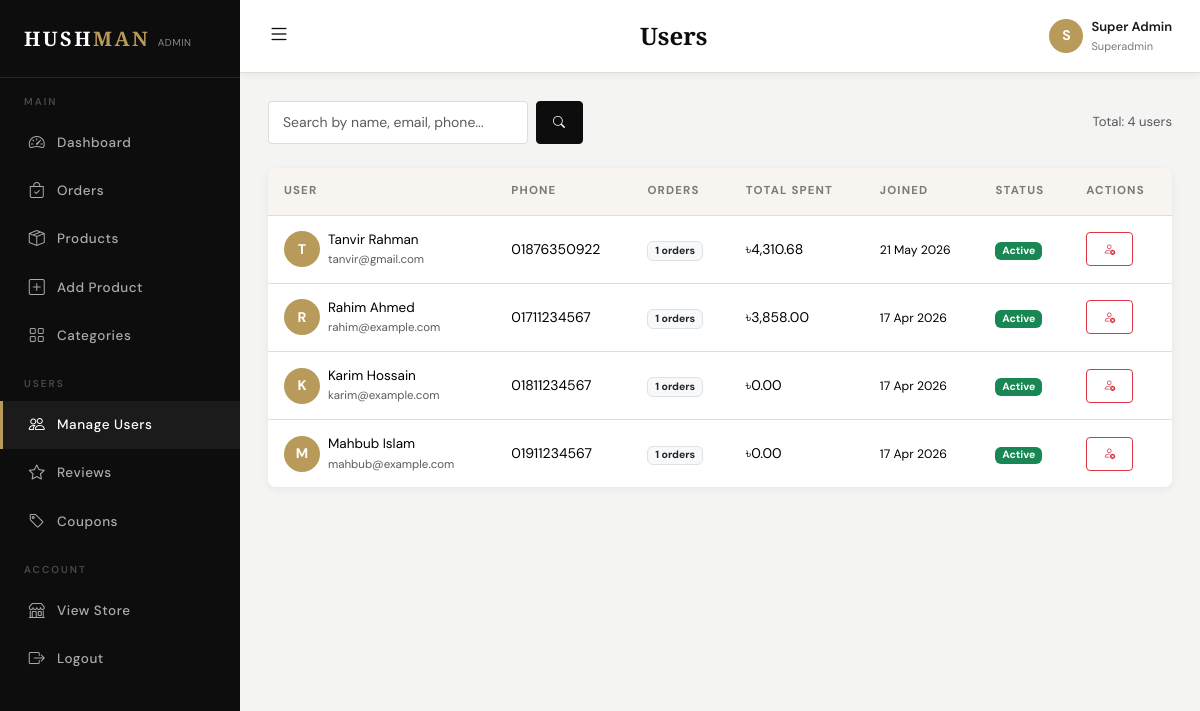
Page /admin/users.php (signed in) on the committed database.
### tables this page shows
CREATE TABLE `users` (
  `id` int(11) NOT NULL,
  `name` varchar(100) NOT NULL,
  `email` varchar(150) NOT NULL,
  `password` varchar(255) NOT NULL,
  `phone` varchar(20) DEFAULT NULL,
  `address` text DEFAULT NULL,
  `city` varchar(100) DEFAULT NULL,
  `country` varchar(100) DEFAULT 'Bangladesh',
  `profile_image` varchar(255) DEFAULT 'default-user.png',
  `is_active` tinyint(1) DEFAULT 1,
  `created_at` timestamp NOT NULL DEFAULT current_timestamp(),
  `updated_at` timestamp NOT NULL DEFAULT current_timestamp() ON UPDATE current_timestamp()
);

### includes/functions.php (called while the page is built, shortened)
<?php
function formatPrice($price) {
    return CURRENCY . number_format($price, 2);
}
?>

### admin/users.php (the view, shortened to what this page needs)
<?php
require_once __DIR__ . '/../includes/functions.php';
$db = getDB();
$search = trim($_GET['search'] ?? '');
$page   = max(1, (int)($_GET['page'] ?? 1));
$perPage = 15; $offset = ($page-1) * $perPage;
$where  = $search ? "WHERE name LIKE ? OR email LIKE ? OR phone LIKE ?" : "";
$params = $search ? ["%$search%","%$search%","%$search%"] : [];
$total      = $db->prepare("SELECT COUNT(*) FROM users $where"); $total->execute($params);
$totalCount = $total->fetchColumn(); $totalPages = ceil($totalCount / $perPage);
$params[]   = $perPage; $params[] = $offset;
$users = $db->prepare("SELECT u.*, (SELECT COUNT(*) FROM orders WHERE user_id=u.id) as order_count, (SELECT COALESCE(SUM(final_amount),0) FROM orders WHERE user_id=u.id AND order_status='delivered') as total_spent FROM users u $where ORDER BY u.created_at DESC LIMIT ? OFFSET ?");
$users->execute($params); $users = $users->fetchAll();
require_once __DIR__ . '/header.php';
?>
<div class="d-flex justify-content-between align-items-center mb-4">
    <form method="GET" class="d-flex gap-2">
        <input type="text" name="search" class="form-control form-control-sm" placeholder="Search by name, email, phone..." value="<?= htmlspecialchars($search) ?>" style="width:260px">
        <button type="submit" class="btn btn-sm btn-primary"><i class="bi bi-search"></i></button>
    </form>
    <span class="text-muted small">Total: <?= $totalCount ?> users</span>
</div>
<div class="admin-table">
    <table class="table table-hover mb-0">
        <thead>
            <tr><th>User</th><th>Phone</th><th>Orders</th><th>Total Spent</th><th>Joined</th><th>Status</th><th>Actions</th></tr>
        </thead>
        <tbody>
            <?php if(empty($users)): ?>
            <tr><td colspan="7" class="text-center py-5 text-muted">No users found.</td></tr>
            <?php else: ?>
            <?php foreach($users as $user): ?>
            <tr>
                <td>
                    <div class="d-flex align-items-center gap-2">
                        <div style="width:36px;height:36px;border-radius:50%;background:var(--gold);display:flex;align-items:center;justify-content:center;color:#fff;font-weight:700;font-size:14px;flex-shrink:0">
                            <?= strtoupper(substr($user['name'],0,1)) ?>
                        </div>
                        <div>
                            <div class="fw-600" style="font-size:13.5px"><?= htmlspecialchars($user['name']) ?></div>
                            <div class="text-muted" style="font-size:11.5px"><?= htmlspecialchars($user['email']) ?></div>
                        </div>
                    </div>
                </td>
                <td><?= htmlspecialchars($user['phone'] ?? '—') ?></td>
                <td><span class="badge bg-light text-dark border"><?= $user['order_count'] ?> orders</span></td>
                <td class="fw-600"><?= formatPrice($user['total_spent']) ?></td>
                <td><small><?= date('d M Y', strtotime($user['created_at'])) ?></small></td>
                <td>
                    <span class="badge <?= $user['is_active'] ? 'bg-success' : 'bg-danger' ?>">
                        <?= $user['is_active'] ? 'Active' : 'Blocked' ?>
                    </span>
                </td>
                <td>
                    <a href="users.php?toggle=<?= $user['id'] ?>" class="btn btn-sm btn-outline-<?= $user['is_active'] ? 'danger' : 'success' ?>" title="<?= $user['is_active'] ? 'Block' : 'Activate' ?>">
                        <i class="bi bi-<?= $user['is_active'] ? 'person-x' : 'person-check' ?>"></i>
                    </a>
                </td>
            </tr>
            <?php endforeach; ?>
            <?php endif; ?>
        </tbody>
    </table>
</div>
<?php require_once __DIR__ . '/footer.php'; ?>

### assets/css/style.css (style rules this page uses)
:root { --black: #0d0d0d; --dark: #1a1a1a; --mid: #3a3a3a; --muted: #7a7a7a; --border: #e0ddd8; --ivory: #f8f5f0; --cream: #fdf9f4; --white: #ffffff; --gold: #b89a5a; --gold-light: #d4b87a; --danger: #c0392b; --ff-display: 'Cormorant Garamond', Georgia, serif; --ff-body: 'DM Sans', system-ui, sans-serif; --shadow-sm: 0 2px 8px rgba(0,0,0,0.06); --shadow: 0 4px 20px rgba(0,0,0,0.10); --shadow-lg: 0 8px 40px rgba(0,0,0,0.14); --radius: 4px; --radius-lg: 8px; --transition: 0.25s ease; }
*, *::before, *::after { box-sizing: border-box; }
html { scroll-behavior: smooth; }
body { font-family: var(--ff-body); font-size: 15px; color: var(--dark); background: var(--white); line-height: 1.65; }
a { color: inherit; text-decoration: none; transition: color var(--transition); }
.btn { font-family: var(--ff-body); font-weight: 500; font-size: 13px; letter-spacing: 0.08em; text-transform: uppercase; border-radius: var(--radius); padding: 10px 24px; transition: all var(--transition); }
.btn-primary { background: var(--black); border-color: var(--black); color: var(--white); }
.btn-sm { padding: 7px 16px; font-size: 12px; }
.form-control, .form-select { border: 1.5px solid var(--border); border-radius: var(--radius); padding: 10px 14px; font-size: 14px; font-family: var(--ff-body); color: var(--dark); background: var(--white); transition: border-color var(--transition); }
.admin-table { background: var(--white); border-radius: var(--radius-lg); overflow: hidden; box-shadow: var(--shadow-sm); }
.admin-table table { margin: 0; }
.admin-table thead th { background: var(--ivory); font-size: 11.5px; font-weight: 700; letter-spacing: 0.1em; text-transform: uppercase; color: var(--muted); border-bottom: 1px solid var(--border); padding: 14px 16px; }
.admin-table tbody td { padding: 13px 16px; vertical-align: middle; font-size: 14px; border-bottom: 1px solid var(--border); }
.admin-table tbody tr:last-child td { border-bottom: none; }

### rows in the picture
users: name "T", name "Tanvir Rahman", email "tanvir@gmail.com", phone "01876350922", order_count "1", total_spent "৳4,310.68", created_at "21 May 2026", is_active "Active"
users: name "R", name "Rahim Ahmed", email "rahim@example.com", phone "01711234567", order_count "1", total_spent "৳3,858.00", created_at "17 Apr 2026", is_active "Active"
users: name "K", name "Karim Hossain", email "karim@example.com", phone "01811234567", order_count "1", total_spent "৳0.00", created_at "17 Apr 2026", is_active "Active"
users: name "M", name "Mahbub Islam", email "mahbub@example.com", phone "01911234567", order_count "1", total_spent "৳0.00", created_at "17 Apr 2026", is_active "Active"

### other values in the picture
$adminTitle "Users"
substr($_SESSION['admin_name'] ?? 'A', 0, 1) "S"
$_SESSION['admin_name'] "Super Admin"
$_SESSION['admin_role'] "Superadmin"
$totalCount "4"
